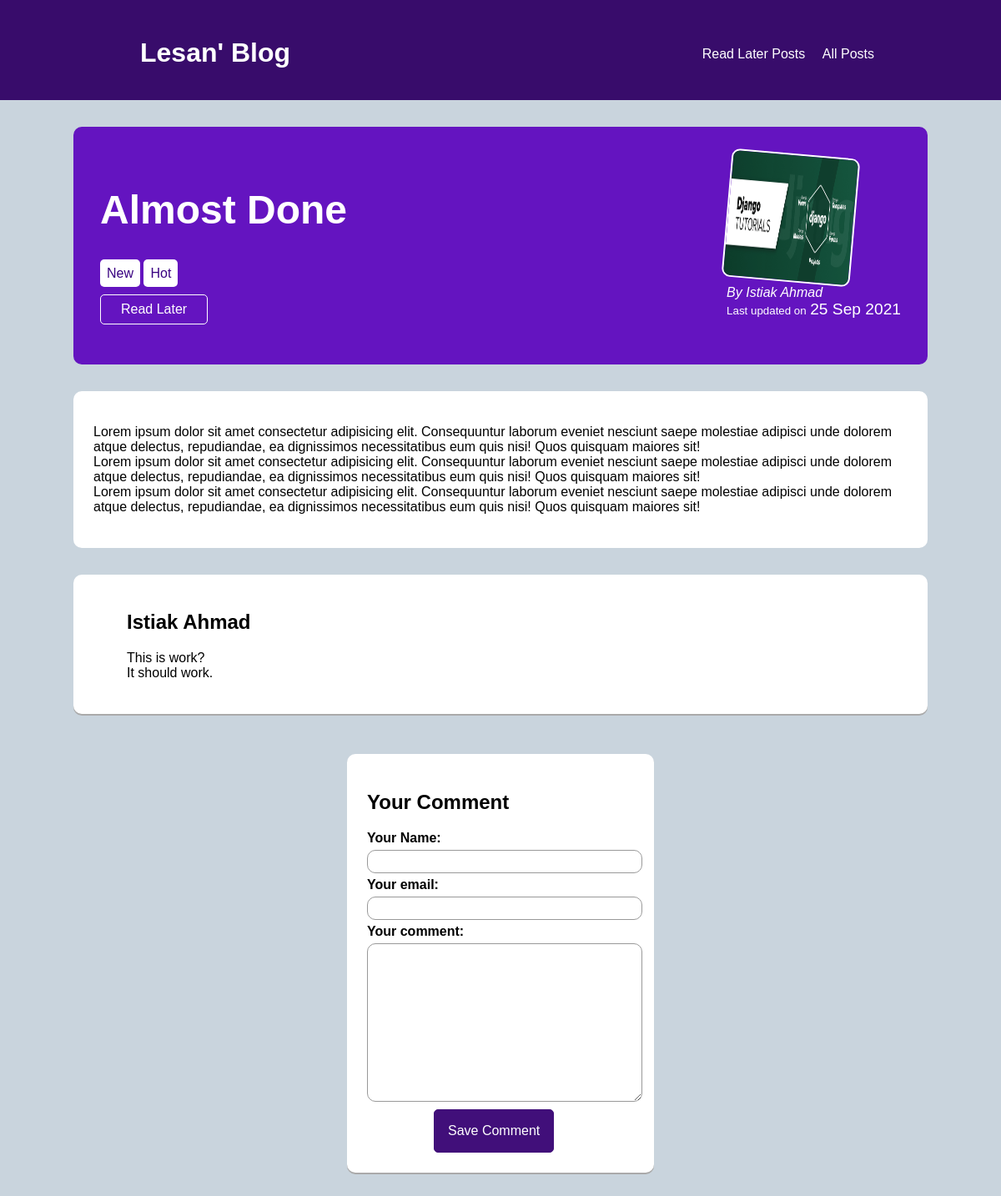
The page /almost-done on the database its author committed.
### blog/models.py (models this page shows, shortened)
class Post(models.Model):
    title = models.CharField(max_length=100)
    excerpt = models.CharField(max_length=1000)
    image = models.ImageField(upload_to="post-images", null=True)
    date = models.DateField(blank=True, null=True, auto_now=True, auto_now_add=False)
    slug = models.SlugField(unique=True) # if we add unique=true, don't nee {{db_index}}
    content = models.TextField() # screen shot -------------
    author = models.ForeignKey(Author, null=True, on_delete=models.SET_NULL, related_name="posts")
    tags = models.ManyToManyField(Tag, blank=True)
    class Meta:
        ordering = ['-date']
        verbose_name_plural = "Post"

class Tag(models.Model):
    caption = models.CharField(max_length=20)

class Author(models.Model):
    first_name = models.CharField(max_length=100)
    last_name = models.CharField(max_length=100)
    email = models.EmailField()
    class Meta:
        verbose_name_plural = "Author"
    def __str__(self):
        return f"{self.first_name} {self.last_name}"

class Comment(models.Model):
    user_name = models.CharField(max_length=100)
    email = models.EmailField()
    text = models.TextField()
    post = models.ForeignKey(Post, on_delete=models.CASCADE, related_name="comments")

### blog/views.py (the view, shortened to what this page needs)
# urls.py: path("<slug:slug>", views.PostDetailView.as_view(), name="post-detail"),
class PostDetailView(View):
    def is_stored_post(self, post_id):
        stored_posts = self.request.session.get("stored_posts")
        if stored_posts:
            is_stored = post_id in stored_posts
        else:
            is_stored = False
        return is_stored
    def get(self, request, slug):
        post_obj = get_object_or_404(Post, slug=slug)
        context = {
            "post" : post_obj,
            "is_stored" : self.is_stored_post(post_obj.id),
            "comments" : post_obj.comments.all().order_by("-id"),
            "post_tags" : post_obj.tags.all(),
            "comment_form" : CommentForm()
        }
        return render(request, "blog/post-detail.html", context)

### blog/forms.py
class CommentForm(forms.ModelForm):
    class Meta:
        model = Comment
        exclude = ["post"]
        labels = {
            "user_name" : "Your Name",
            "email" : "Your email",
            "text" : "Your comment"
        }

### blog/templates/blog/post-detail.html (shortened to what this page needs)
{% extends 'base.html' %}
{% load static %}
{% block css_page %}
    <link rel="stylesheet" href="{% static "blog/post-detail.css" %}">
{% endblock %}
{% block content %}
    <section class="summary">
        <div class="left-title">
            <h2>{{post.title}}</h2>
            <div>
                {% for tag in post_tags %}
                    <span id="tag">{{tag.caption}}</span>
                {% endfor %}
            </div>
            <div id="read_later">
                <form action="{% url "read-later" %}" method="post">
                    <button type="submit">
                        {% if is_stored %}
                            Remove From "Read Later" Lists
                        {% else %}
                            Read Later
                        {% endif %}
                    </button>
                </form>
            </div>
        </div>
        <div class="right-title">
            <img src="{{ post.image.url }}" alt="post-title">
            <address>By <a href="mailto:{{post.author.email}}">{{post.author}}</a></address>
            <div>
                <small>Last updated on</small> <big>{{post.date|date:"d M Y"}}</big>
            </div>
        </div>
    </section>
    <section id="article">
        {{ post.content|linebreaks  }}
    </section>
    {% if comments %}
    <section id="comments">
        <ul>
        {% for comment in comments %}
            <li>
                <h2>{{ comment.user_name }}</h2>
                <p>{{ comment.text|linebreaks }}</p>
            </li>
        {% endfor %}
        </ul>
    </section>
    {% endif %}
    <div id="comment-form">
        <h2>Your Comment</h2>
        <form action="{% url "post-detail" post.slug %}" method="post">
            {% for field in comment_form %}
                <div class="form-control">
                    {{field.label_tag}}
                    {{field}}
                </div>
            {% endfor %}
            <button type="submit">Save Comment</button>
        </form>
    </div>
{% endblock %}

### static/base.css (style rules this page uses)
body { font-family: sans-serif; background-color: rgb(201, 212, 221); }
ul { list-style: none; }

### blog/static/blog/post-detail.css (style rules this page uses)
.summary, article { margin: 2rem 5rem; padding: 2rem; border-radius: 10px; }
.summary { display: flex; flex-direction: row; flex-wrap: wrap; justify-content: space-between; color: white; background-color: rgb(100, 20, 192); }
.summary > .left-title > h2 { margin: 2.5rem 0 1 rem; font-size: 3rem; }
#tag { padding: 0.5rem; background-color: white; color: #390281; border-radius: 5px; }
#read_later { margin: 1rem auto; }
#read_later button { background-color: transparent; border: 1px solid white; color: white; font: inherit; padding: 0.5rem 1.5rem; border-radius: 5px; cursor: pointer; }
.summary > .right-title > img { width: 150px; height: 150px; transform: rotateZ(5deg); border: 2.5px solid white; border-radius: 10px; }
.summary a { color: white; text-decoration: none; }
#article { margin: 1rem 5rem auto; padding: 1.5rem; max-height: 10rem; border-radius: 10px; background-color: white; }
#comments { margin: 2rem 5rem auto; padding: 1.5rem; border-radius: 10px; background-color: white; box-shadow: 0 2px #aaaaaa; }
#comments li { border-bottom: 2px solid #aaaaaa; }
#comments li:last-of-type { border-bottom: none; }
#comment-form { margin: 3rem auto; padding: 1.5rem; border-radius: 10px; max-width: 20rem; background-color: white; box-shadow: 0 2px #aaaaaa; }
#comment-form button { margin: auto 5rem; padding: 1rem; border-radius: 5px; font-size: 1rem; color: white; background-color: rgb(65, 15, 122); border: 1px solid rgb(65, 15, 122); }
.form-control label { font-weight: bold; display: block; margin-bottom: 5px; }
.form-control input, .form-control textarea { width: 100%; padding: 0.25rem; margin-bottom: 5px; font: inherit; border-radius: 10px; border: 1px solid #999999; }

### rows shown on the page
Post: title "Almost Done", image (picture), author "Istiak Ahmad", date "25 Sep 2021", content "Lorem ipsum dolor sit amet consectetur adipisicing elit. Consequuntur laborum eveniet nesciunt saepe molestiae adipisci unde dolorem atque delectus, repudiandae, ea dignissimos necessitatibus eum quis nisi! Quos quisquam maiores sit! Lorem ipsum dolor sit amet consectetur adipisicing elit. Consequuntur laborum eveniet nesciunt saepe molestiae adipisci unde dolorem atque delectus, repudiandae, ea dignissimos necessitatibus eum quis nisi! Quos quisquam maiores sit! Lorem ipsum dolor sit amet consectetur adipisicing elit. Consequuntur laborum eveniet nesciunt saepe molestiae adipisci unde dolorem atque delectus, repudiandae, ea dignissimos necessitatibus eum quis nisi! Quos quisquam maiores…"
Tag: caption "New"
Tag: caption "Hot"
Comment: user_name "Istiak Ahmad", text "This is work? It should work."

### other values the page prints
{{ field.label_tag }} "Your Name:" "Your email:" "Your comment:"
